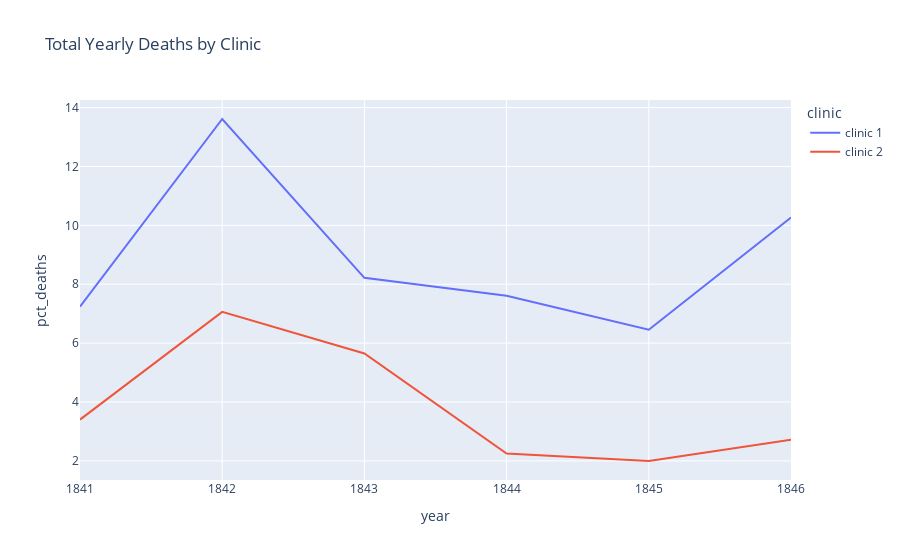

Here is the notebook cell this chart was saved with:
### Markdown cell above
### Plotting the Proportion of Yearly Deaths by Clinic

### Code cell
fig = px.line(df_yearly, 
               x='year', 
               y='pct_deaths',
               color='clinic',
               title='Total Yearly Deaths by Clinic')
 
fig.show()

### Figure 1 — Plotly figure (JSON) as saved in the notebook; plotly's stock layout.template omitted (floating-point values rounded to 4 significant figures)
{"data": [{"hovertemplate": "clinic=clinic 1<br>year=%{x}<br>pct_deaths=%{y}<extra></extra>", "legendgroup": "clinic 1", "line": {"color": "#636efa", "dash": "solid"}, "marker": {"symbol": "circle"}, "mode": "lines", "name": "clinic 1", "orientation": "v", "showlegend": true, "type": "scatter", "x": [1841, 1842, 1843, 1844, 1845, 1846], "xaxis": "x", "y": [7.241, 13.61, 8.218, 7.609, 6.456, 10.27], "yaxis": "y"}, {"hovertemplate": "clinic=clinic 2<br>year=%{x}<br>pct_deaths=%{y}<extra></extra>", "legendgroup": "clinic 2", "line": {"color": "#EF553B", "dash": "solid"}, "marker": {"symbol": "circle"}, "mode": "lines", "name": "clinic 2", "orientation": "v", "showlegend": true, "type": "scatter", "x": [1841, 1842, 1843, 1844, 1845, 1846], "xaxis": "x", "y": [3.402, 7.06, 5.649, 2.249, 1.996, 2.721], "yaxis": "y"}], "layout": {"legend": {"title": {"text": "clinic"}, "tracegroupgap": 0}, "title": {"text": "Total Yearly Deaths by Clinic"}, "xaxis": {"anchor": "y", "domain": [0, 1], "title": {"text": "year"}}, "yaxis": {"anchor": "x", "domain": [0, 1], "title": {"text": "pct_deaths"}}}}
